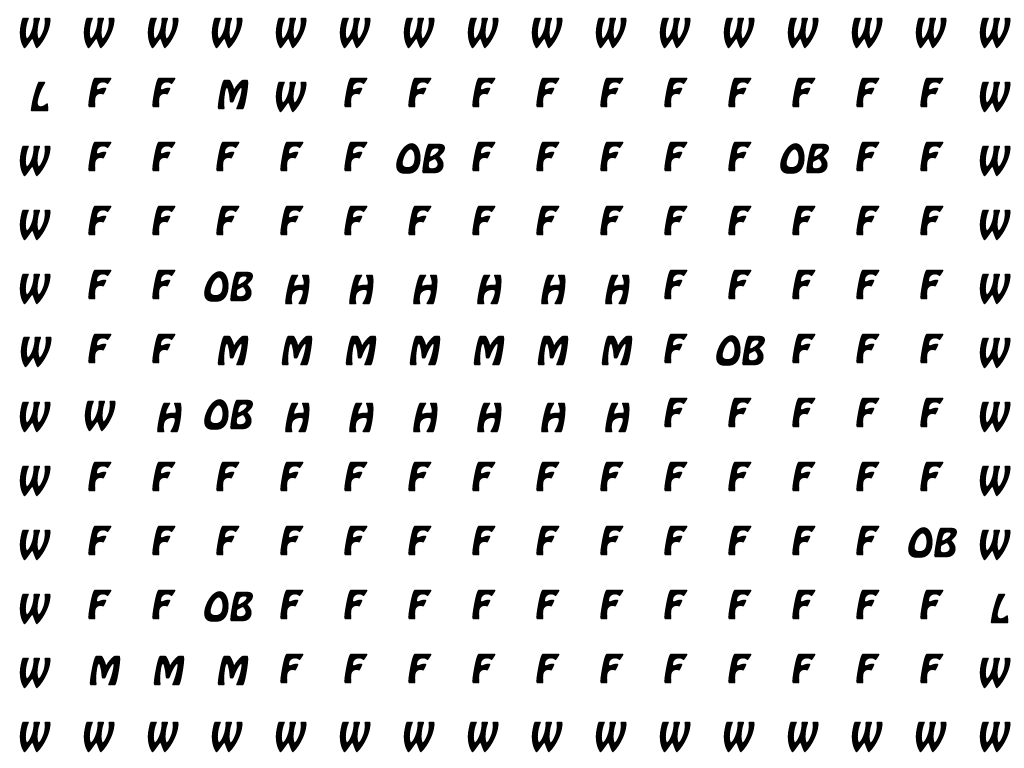

A level layout from a 2D game, rendered from its tile map. Below: a short description, then the map file with tile-grid data replaced by summaries:
An orthogonal 16x12 tile map with 64x64 px tiles, 3 tile layers (piso, muros, elementos) and 34 objects (13x trap, 11x money, 7x obstacle, 2x path, game-data).

<map version="1.0" orientation="orthogonal" renderorder="right-down" width="16" height="12" tilewidth="64" tileheight="64">
 <tileset firstgid="1" name="tileset-template" tilewidth="64" tileheight="64">
  <image source="tileset-template.png" width="1024" height="1024" />
 </tileset>
 <layer name="piso" width="16" height="12">
  <data>[192 cells, 192 non-empty, 1 distinct tile ids]</data>
 </layer>
 <layer name="muros" width="16" height="12">
  <data>[192 cells, 52 non-empty, 3 distinct tile ids]</data>
 </layer>
 <layer name="elementos" width="16" height="12">
  <data>[192 cells, 33 non-empty, 4 distinct tile ids]</data>
 </layer>
 <objectgroup name="objetos">
  <object name="gold" type="money" x="192" y="64" width="64" height="64">
   <properties>
    <property name="class" value="gold" />
   </properties>
  </object>
  <object name="hole" type="trap" x="256" y="256" width="64" height="64">
   <properties>
    <property name="class" value="trap" />
   </properties>
  </object>
  <object name="rock1" type="obstacle" x="384" y="128" width="64" height="64">
   <properties>
    <property name="class" value="obstacle" />
    <property name="destroyable" value="false" />
   </properties>
  </object>
  <object name="rock1" type="obstacle" x="192" y="256" width="64" height="64">
   <properties>
    <property name="class" value="obstacle" />
    <property name="destroyable" value="false" />
   </properties>
  </object>
  <object name="rock1" type="obstacle" x="192" y="384" width="64" height="64">
   <properties>
    <property name="class" value="obstacle" />
    <property name="destroyable" value="false" />
   </properties>
  </object>
  <object name="player_start" type="path" x="0" y="64" width="64" height="64" />
  <object name="player_end" type="path" x="960" y="576" width="64" height="64" />
  <object name="gold" type="money" x="192" y="320" width="64" height="64">
   <properties>
    <property name="class" value="gold" />
   </properties>
  </object>
  <object name="rock1" type="obstacle" x="896" y="512" width="64" height="64">
   <properties>
    <property name="class" value="obstacle" />
    <property name="destroyable" value="false" />
   </properties>
  </object>
  <object name="rock1" type="obstacle" x="704" y="320" width="64" height="64">
   <properties>
    <property name="class" value="obstacle" />
    <property name="destroyable" value="false" />
   </properties>
  </object>
  <object name="gold" type="money" x="256" y="320" width="64" height="64">
   <properties>
    <property name="class" value="gold" />
   </properties>
  </object>
  <object name="gold" type="money" x="320" y="320" width="64" height="64">
   <properties>
    <property name="class" value="gold" />
   </properties>
  </object>
  <object name="gold" type="money" x="384" y="320" width="64" height="64">
   <properties>
    <property name="class" value="gold" />
   </properties>
  </object>
  <object name="gold" type="money" x="448" y="320" width="64" height="64">
   <properties>
    <property name="class" value="gold" />
   </properties>
  </object>
  <object name="gold" type="money" x="512" y="320" width="64" height="64">
   <properties>
    <property name="class" value="gold" />
   </properties>
  </object>
  <object name="gold" type="money" x="576" y="320" width="64" height="64">
   <properties>
    <property name="class" value="gold" />
   </properties>
  </object>
  <object name="hole" type="trap" x="256" y="384" width="64" height="64">
   <properties>
    <property name="class" value="trap" />
   </properties>
  </object>
  <object name="hole" type="trap" x="320" y="384" width="64" height="64">
   <properties>
    <property name="class" value="trap" />
   </properties>
  </object>
  <object name="hole" type="trap" x="320" y="256" width="64" height="64">
   <properties>
    <property name="class" value="trap" />
   </properties>
  </object>
  <object name="hole" type="trap" x="384" y="384" width="64" height="64">
   <properties>
    <property name="class" value="trap" />
   </properties>
  </object>
  <object name="hole" type="trap" x="384" y="256" width="64" height="64">
   <properties>
    <property name="class" value="trap" />
   </properties>
  </object>
  <object name="hole" type="trap" x="448" y="384" width="64" height="64">
   <properties>
    <property name="class" value="trap" />
   </properties>
  </object>
  <object name="hole" type="trap" x="448" y="256" width="64" height="64">
   <properties>
    <property name="class" value="trap" />
   </properties>
  </object>
  <object name="hole" type="trap" x="512" y="384" width="64" height="64">
   <properties>
    <property name="class" value="trap" />
   </properties>
  </object>
  <object name="hole" type="trap" x="512" y="256" width="64" height="64">
   <properties>
    <property name="class" value="trap" />
   </properties>
  </object>
  <object name="hole" type="trap" x="576" y="256" width="64" height="64">
   <properties>
    <property name="class" value="trap" />
   </properties>
  </object>
  <object name="hole" type="trap" x="576" y="384" width="64" height="64">
   <properties>
    <property name="class" value="trap" />
   </properties>
  </object>
  <object name="hole" type="trap" x="128" y="384" width="64" height="64">
   <properties>
    <property name="class" value="trap" />
   </properties>
  </object>
  <object name="rock1" type="obstacle" x="768" y="128" width="64" height="64">
   <properties>
    <property name="class" value="obstacle" />
    <property name="destroyable" value="false" />
   </properties>
  </object>
  <object name="rock1" type="obstacle" x="192" y="576" width="64" height="64">
   <properties>
    <property name="class" value="obstacle" />
    <property name="destroyable" value="false" />
   </properties>
  </object>
  <object name="gold" type="money" x="64" y="640" width="64" height="64">
   <properties>
    <property name="class" value="gold" />
   </properties>
  </object>
  <object name="gold" type="money" x="128" y="640" width="64" height="64">
   <properties>
    <property name="class" value="gold" />
   </properties>
  </object>
  <object name="gold" type="money" x="192" y="640" width="64" height="64">
   <properties>
    <property name="class" value="gold" />
   </properties>
  </object>
 </objectgroup>
 <objectgroup name="game" visible="0">
  <object name="DATA" type="game-data" x="-192" y="128" width="192" height="192">
   <properties>
    <property name="load-sfx" value="" />
    <property name="music" value="" />
   </properties>
  </object>
 </objectgroup>
</map>
